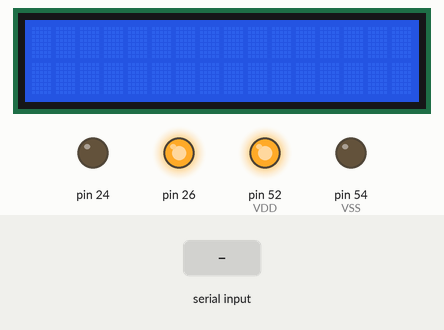
This sketch was run on a simulated Arduino Mega 2560, built with avr-gcc and run on an emulated ATmega2560. On the bench: 16×2 character LCD, output pins drawn as LEDs (lit = HIGH). The test bench sets the inputs (shaded band). Pins used as bus, display or sensor lines are not drawn.

Above: at 1.2 s.
1.3 s: "1" received over Serial
At 1.7 s:
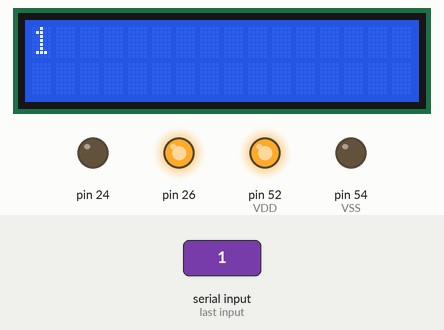
2.9 s: "0" received over Serial
At 4.1 s:
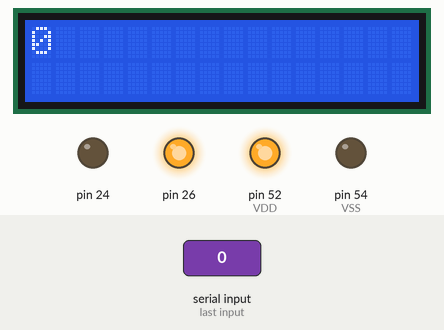
4.5 s: "2" received over Serial
At 5.3 s:
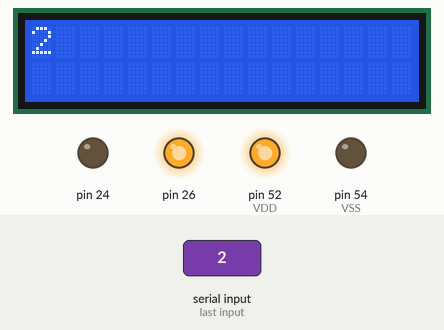
Timing chart, 0 to 7.5 s (numbered marks = the images above; inputs shaded):
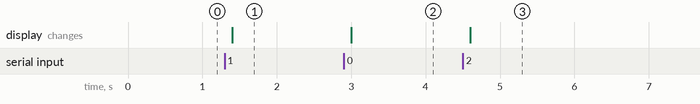

Measured:
- after the input at 1.3 s, the display: changes after 0.10 s (image 1)
- after the input at 2.9 s, the display: changes after 0.10 s (image 2)
- after the input at 4.5 s, the display: changes after 0.10 s (image 3)

The sketch:

Serialprinting.ino
```cpp
#include <LiquidCrystal.h>

/******************************************************************************************************************/
/***********     LCD Initialization Code - Don't change unless you want stuff to stop working! ********************/
/******************************************************************************************************************/
/*
 *      void init_LCD();     Call this function to set up the LCD screen for use
 *      void LCD_off();      Call this function to turn off the backlight of the screen. Note that this leaves the LCD still on, but not visible
 *      void LCD_on();       Call this function to turn the backlight back on. The LCD starts on by default
 *
 *
 *
 *
 *
 *
 *
 */


// initialize the library with the numbers of the interface pins
LiquidCrystal lcd(48, 46, 44, 42, 40, 38, 36, 34, 32, 30, 28);
int __counter = 0; //Global counter variable for contrast PWM
void init_LCD(){__init_LCD();}

  void __init_LCD(){
  pinMode(24, OUTPUT); //K
  pinMode(26, OUTPUT); //A
  pinMode(54, OUTPUT); //VSS
 pinMode(52, OUTPUT); //VDD
  pinMode(50, OUTPUT); //Contrasty pin
  digitalWrite(24, LOW); //Backlight
  digitalWrite(26, HIGH); //Backlight
  digitalWrite(54, LOW); //GND
  digitalWrite(52, HIGH); //VDD
 // set up the LCD's number of columns and rows:
  lcd.begin(16, 2);
  // Timer0 is used for millis() - we'll just interrupt
  // in the middle and call the compA
  OCR0A = 0x01;
  TIMSK0 |= _BV(OCIE0A);
}
SIGNAL(TIMER0_COMPA_vect)
{
   __counter++;
   if (__counter > 14){
      digitalWrite(50,HIGH);
      __counter = 0;
   }
   else if (__counter > 3){
      digitalWrite(50, LOW);
   }
}


//turn lcd backlight off
void lcd_off(){
  digitalWrite(26, LOW); //Backlight
}

//turn lcd backlight on
void lcd_on(){
  digitalWrite(26, HIGH); //Backlight
}
/*******************************************************************************************************************/
/*******************************************************************************************************************/
/*******************************************************************************************************************/

void setup() {
  // put your setup code here, to run once:
  Serial.begin(9600);
  init_LCD();

}

void loop() {

  // put your main code here, to run repeatedly:
  if(Serial.available()){
        delay(100);
        lcd.clear();
        while(Serial.available() > 0){
          lcd.write(Serial.read());
        }
  }

}
```
